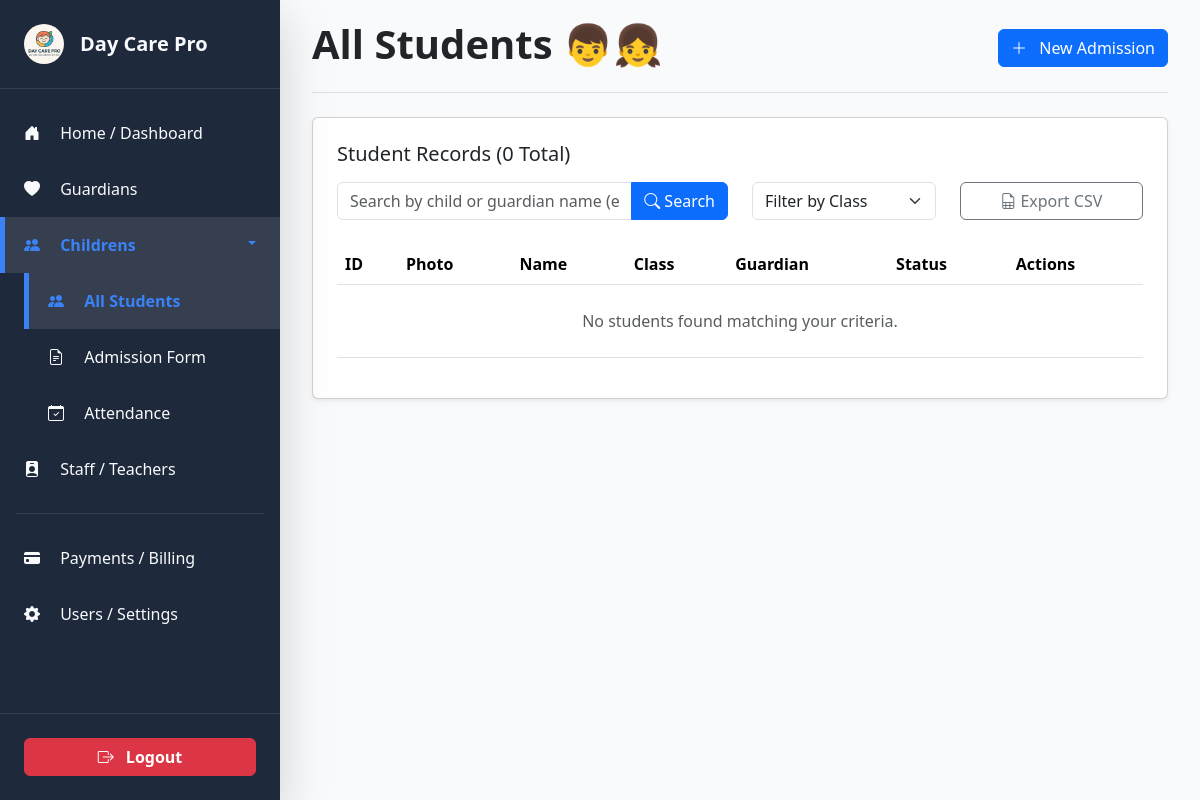
/children/ (signed in), run on an earlier commit of the app's database.
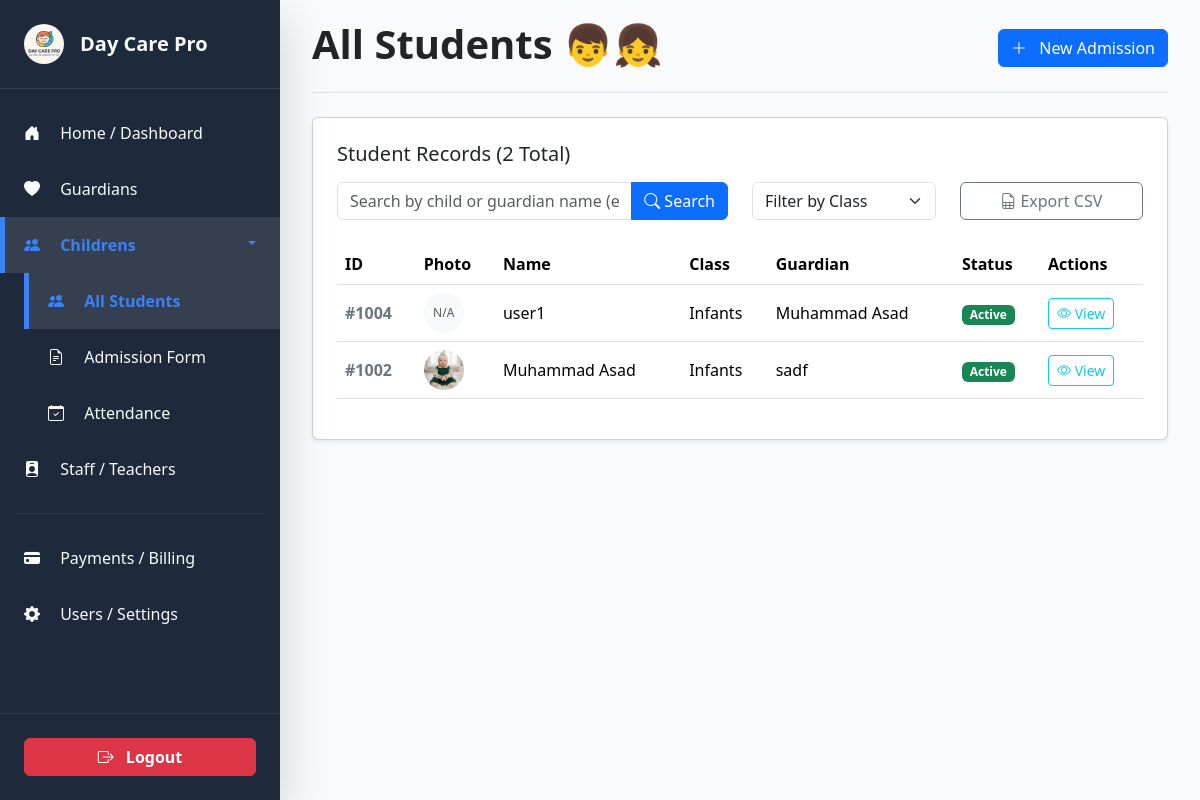
And on a later commit of the database.
### children/models.py (models this page shows, shortened)
class Child(models.Model):
    GENDER_CHOICES = [
        ('Male', 'Male'),
        ('Female', 'Female'),
        ('Other', 'Other'),
    ]
    CLASS_CHOICES = [
        ('Infants', 'Infants'),
        ('Toddlers', 'Toddlers'),
        ('Pre-K', 'Pre-K'),
    ]
    STATUS_CHOICES = [
        ('Active', 'Active'),
        ('Pending', 'Pending'),
        ('Left', 'Left'),
    ]
    guardian = models.ForeignKey(Guardian, on_delete=models.CASCADE, related_name='children')
    full_name = models.CharField(max_length=100)
    dob = models.DateField(verbose_name="Date of Birth")
    gender = models.CharField(max_length=10, choices=GENDER_CHOICES)
    enrollment_class = models.CharField(max_length=20, choices=CLASS_CHOICES)
    start_date = models.DateField(default=timezone.now)
    photo = models.ImageField(upload_to='children/', blank=True, null=True)
    status = models.CharField(max_length=10, choices=STATUS_CHOICES, default='Active')
    def get_student_id(self):
        return f"#{1000 + self.id}"

class Guardian(models.Model):
    name = models.CharField(max_length=100)
    phone = models.CharField(max_length=20)
    email = models.EmailField()
    address = models.TextField()
    photo = models.ImageField(upload_to='guardians/', blank=True, null=True)
    created_at = models.DateTimeField(auto_now_add=True)

### children/views.py (the view, shortened to what this page needs)
# urls.py: path('', views.all_students, name='all_students'),
@login_required
def all_students(request):
    students = Child.objects.all().select_related('guardian').order_by('-id')
    search_query = request.GET.get('q')
    class_filter = request.GET.get('class_idx')
    if class_filter and class_filter != 'Filter by Class':
        students = students.filter(enrollment_class=class_filter)
    context = {
        'students': students,
        'total_count': students.count(),
        'active_filter': class_filter
    }
    return render(request, 'children/all_students.html', context)

### templates/children/all_students.html (shortened to what the changed rows need)
{% extends "base.html" %}
{% load static %}
{% block content %}
    <div class="d-flex justify-content-between align-items-center mb-4 border-bottom pb-3">
        <h1 class="fw-bold">All Students 👦👧</h1>
    </div>
    <div class="card shadow-sm p-4">
        <h5 class="card-title mb-3">Student Records ({{ total_count }} Total)</h5>
        <form method="GET" class="row mb-4">
            <div class="col-md-6">
            </div>
            <div class="col-md-3">
            </div>
            <div class="col-md-3">
            </div>
        </form>
        <div class="table-responsive">
            <table class="table table-hover align-middle">
                <thead>
                    <tr>
                        <th>ID</th>
                        <th>Photo</th>
                        <th>Name</th>
                        <th>Class</th>
                        <th>Guardian</th>
                        <th>Status</th>
                        <th>Actions</th>
                    </tr>
                </thead>
                <tbody>
                    {% for student in students %}
                    <tr>
                        <td class="fw-bold text-secondary">{{ student.get_student_id }}</td>
                        <td>
                            {% if student.photo %}
                                <img src="{{ student.photo.url }}" alt="img" class="rounded-circle" width="40" height="40" style="object-fit:cover;">
                            {% else %}
                                <div class="rounded-circle bg-light d-flex align-items-center justify-content-center text-muted" style="width:40px; height:40px; font-size: 12px;">N/A</div>
                            {% endif %}
                        </td>
                        <td>{{ student.full_name }}</td>
                        <td>{{ student.enrollment_class }}</td>
                        <td>{{ student.guardian.name }}</td>
                        <td>
                            {% if student.status == 'Active' %}
                                <span class="badge bg-success">Active</span>
                            {% elif student.status == 'Pending' %}
                                <span class="badge bg-warning text-dark">Pending</span>
                            {% else %}
                                <span class="badge bg-danger">Left</span>
                            {% endif %}
                        </td>
                        <td>
                            <button class="btn btn-sm btn-outline-info view-student-btn"
                                    data-url="{% url 'children:student_detail_ajax' student.id %}"
                                    data-bs-toggle="modal"
                                    data-bs-target="#studentModal">
                                <i class="bi bi-eye"></i> View
                            </button>
                        </td>
                    </tr>
                    {% empty %}
                    <tr>
                        <td colspan="7" class="text-center py-4 text-muted">No students found matching your criteria.</td>
                    </tr>
                    {% endfor %}
                </tbody>
            </table>
        </div>
    </div>
{% endblock %}

What changed in the data, as far as the page shows it:
added Child: get_student_id "#1004", photo "N/A", full_name "user1", enrollment_class "Infants", guardian.name "Muhammad Asad", status "Active"
added Child: get_student_id "#1002", photo (picture), full_name "Muhammad Asad", enrollment_class "Infants", guardian.name "sadf", status "Active"
Also different on the page:
{{ total_count }}: "0" → "2"
text no longer shown: "No students found matching your criteria."
